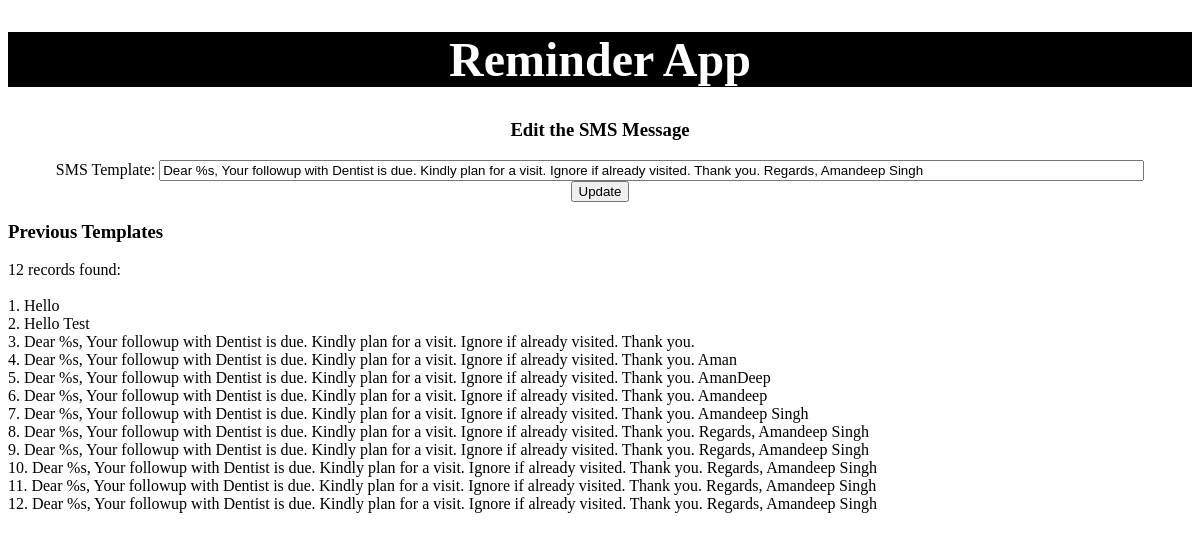
The page /message/ on the database as committed earlier.
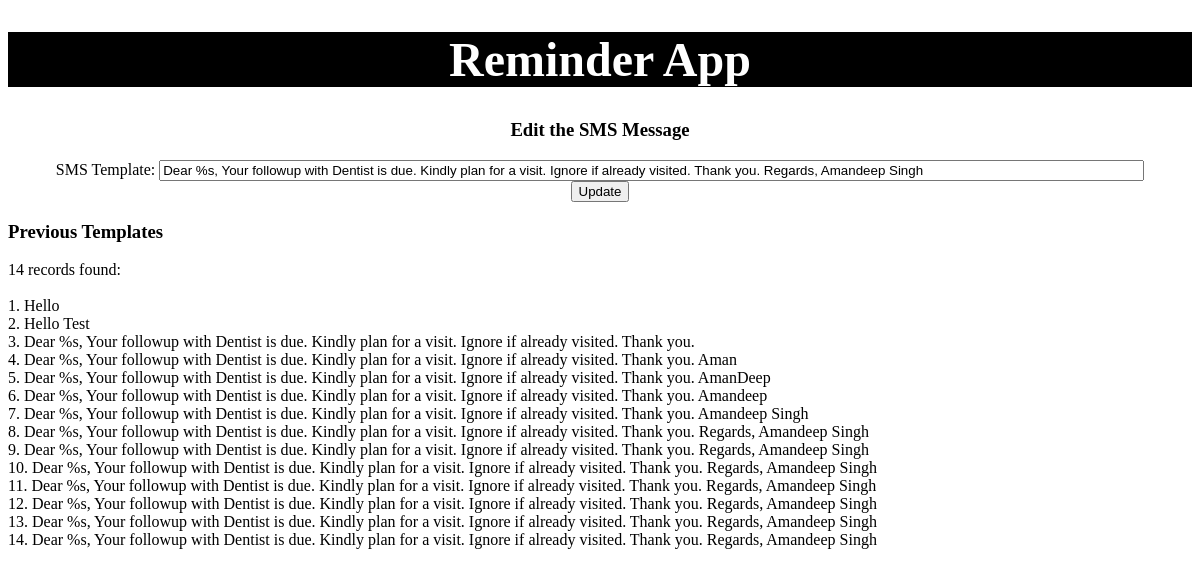
The same page on the database as committed later.
### myapp/models.py (models this page shows)
class message_format(models.Model):
    message_text = models.TextField(max_length = 200)
    def __str__(self):
        return self.message_text

### myapp/views.py (the view)
# urls.py: url(r'^message/', message, name = 'message'),
def message(request):
    Message = message_format.objects.latest('id')
    message_list = message_format.objects.all()
    return render(request,'message.html',{'message_format':Message,'message_list':message_list})

### myapp/templates/message.html (shortened to what this page needs)
<!DOCTYPE html>
<html>
    <head>
        {% extends "base.html" %}
        {% block content %}
    </head>
    <body>
       <form method="POST" action="/message_save/">
           <center>
               <h3>Edit the SMS Message</h3>
               <label >SMS Template:</label>
               <input name="message_text" value="{{ message_format.message_text }}" maxlength="160" size="120" /><br>
               <button type="submit">Update</button>
           </center>
       </form>
       <h3>Previous Templates</h3>
         {% if message_list %}
            {{ message_list|length }} records found:<br><br>
            {% for item in message_list %}
             <tr>
                <td>{{item.id}}. {{ item }}</td><br>
             </tr>
            {% empty %}
              No template saved
            {% endfor %}
         {% else %}
            There are no records in the system
         {% endif %}
    </body>
    {% endblock %}

### myapp/templates/base.html (shortened to what this page needs)
<header>
<h1>
   <center>
     Reminder App
   </center>
</h1>
{% block content %}{% endblock %}

### myapp/templates/base.html (style rules this page uses)
h1 { color: white; background-color: black; font-family: verdana; font-size: 300%; }

Rows that differ between the two databases and show on the page:
added message_format: message_text "Dear %s, Your followup with Dentist is due. Kindly plan for a visit. Ignore if already visited. Thank you. Regards, Amandeep Singh", id "14"
added message_format: id "13", message_text "Dear %s, Your followup with Dentist is due. Kindly plan for a visit. Ignore if already visited. Thank you. Regards, Amandeep Singh"
Other text that changed with them:
{{ message_list|length }}: "12" → "14"
